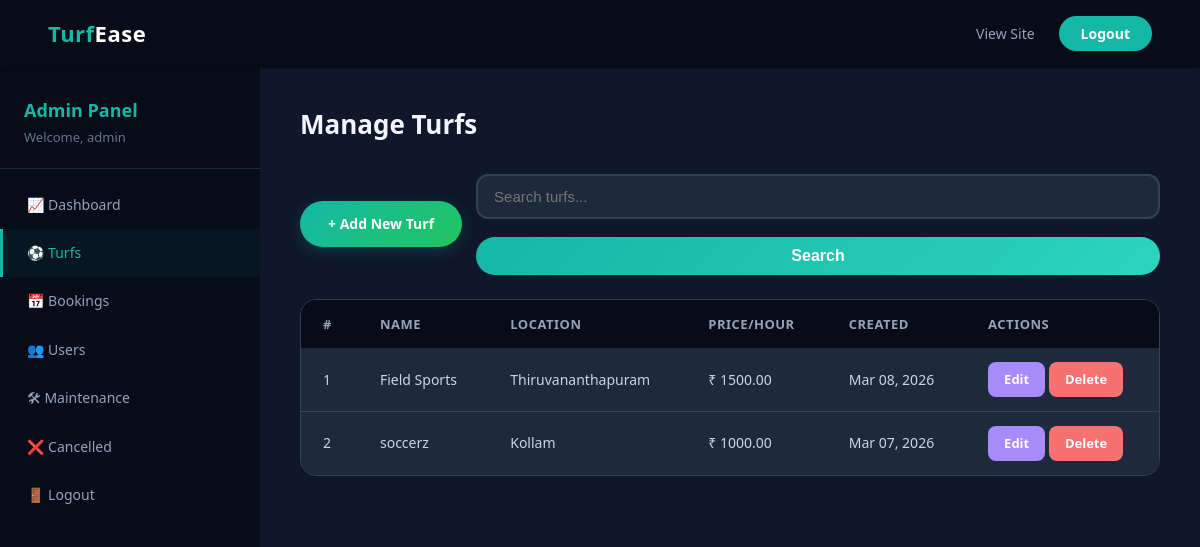
/admin-dashboard/turfs/ (signed in), run on the app's committed database.
### turfs/models.py (models this page shows, shortened)
class Turf(models.Model):
    name = models.CharField(max_length=200)
    location = models.CharField(max_length=300)
    description = models.TextField()
    price_per_hour = models.DecimalField(max_digits=10, decimal_places=2)
    price_5a_side = models.DecimalField(max_digits=10, decimal_places=2, default=0, help_text='Additional fixed price for 5-a-side teams')
    price_7a_side = models.DecimalField(max_digits=10, decimal_places=2, default=0, help_text='Additional fixed price for 7-a-side teams')
    price_11a_side = models.DecimalField(max_digits=10, decimal_places=2, default=0, help_text='Additional fixed price for 11-a-side teams')
    image = models.ImageField(upload_to='turf_images/', blank=True, null=True)
    created_at = models.DateTimeField(auto_now_add=True)

### dashboard/views.py (the view)
# urls.py: path('turfs/', views.dashboard_turfs, name='dashboard_turfs'),
@login_required(login_url='admin_login')
@user_passes_test(is_admin, login_url='admin_login')
def dashboard_turfs(request):
    turfs = Turf.objects.all().order_by('-created_at')
    search = request.GET.get('q', '')
    if search:
        from django.db.models import Q
        turfs = turfs.filter(
            Q(name__icontains=search) | Q(location__icontains=search)
        )
    paginator = Paginator(turfs, 12)
    page_obj = paginator.get_page(request.GET.get('page'))
    return render(request, 'dashboard/dashboard_turfs.html', {
        'page_obj': page_obj,
        'search': search,
    })

### bookings/context_processors.py (called while the page is built)
def unread_notifications(request):
    if request.user.is_authenticated and not request.user.is_staff:
        count = Notification.objects.filter(user=request.user, is_read=False).count()
        return {'unread_notification_count': count}
    return {'unread_notification_count': 0}

### dashboard/views.py (called while the page is built)
def is_admin(user):
    return user.is_staff

### templates/dashboard/dashboard_turfs.html (shortened to what this page needs)
{% extends 'dashboard/base_dashboard.html' %}
{% block dashboard_content %}
<h1>Manage Turfs</h1>
<div style="display:flex; gap:14px; align-items:center; flex-wrap:wrap; margin-bottom:24px;">
    <a href="{% url 'add_turf' %}" class="btn-add" style="margin-bottom:0;">&#43; Add New Turf</a>
    <form method="get" class="search-bar" style="margin-bottom:0; flex:1;">
        <input type="text" name="q" class="form-control" placeholder="Search turfs..." value="{{ search }}">
        <button type="submit" class="btn-submit" style="padding:10px 22px;">Search</button>
    </form>
</div>
{% if page_obj %}
    <div class="table-container">
        <table>
            <thead>
                <tr>
                    <th>#</th>
                    <th>Name</th>
                    <th>Location</th>
                    <th>Price/Hour</th>
                    <th>Created</th>
                    <th>Actions</th>
                </tr>
            </thead>
            <tbody>
                {% for turf in page_obj %}
                    <tr>
                        <td>{{ forloop.counter }}</td>
                        <td>{{ turf.name }}</td>
                        <td>{{ turf.location }}</td>
                        <td>&#8377; {{ turf.price_per_hour }}</td>
                        <td>{{ turf.created_at|date:"M d, Y" }}</td>
                        <td>
                            <a href="{% url 'edit_turf' turf.pk %}" class="btn-action btn-edit">Edit</a>
                            <a href="{% url 'delete_turf' turf.pk %}" class="btn-action btn-delete">Delete</a>
                        </td>
                    </tr>
                {% endfor %}
            </tbody>
        </table>
    </div>
{% endif %}
{% endblock %}

### templates/dashboard/base_dashboard.html (shortened to what this page needs)
{% load static %}
<!DOCTYPE html>
<html lang="en">
<head>
    <link rel="stylesheet" href="{% static 'css/style.css' %}">
</head>
<body class="theme-dark">
    <nav class="navbar">
        <a href="{% url 'home' %}" class="logo">Turf<span>Ease</span></a>
        <ul class="nav-links">
            <li><a href="{% url 'home' %}">View Site</a></li>
            <li><a href="{% url 'logout' %}" class="btn-nav">Logout</a></li>
        </ul>
    </nav>
    <div class="dashboard-layout">
        <aside class="sidebar">
            <div class="sidebar-header">
                <h2>Admin Panel</h2>
                <p>Welcome, {{ user.username }}</p>
            </div>
            <nav>
                <a href="{% url 'dashboard_home' %}" class="{% if request.resolver_match.url_name == 'dashboard_home' %}active{% endif %}">
                    &#128200; Dashboard
                </a>
                <a href="{% url 'dashboard_turfs' %}" class="{% if 'turf' in request.resolver_match.url_name %}active{% endif %}">
                    &#9917; Turfs
                </a>
                <a href="{% url 'dashboard_bookings' %}" class="{% if request.resolver_match.url_name == 'dashboard_bookings' %}active{% endif %}">
                    &#128197; Bookings
                </a>
                <a href="{% url 'dashboard_users' %}" class="{% if request.resolver_match.url_name == 'dashboard_users' %}active{% endif %}">
                    &#128101; Users
                </a>
                <a href="{% url 'dashboard_maintenance' %}" class="{% if 'maintenance' in request.resolver_match.url_name %}active{% endif %}">
                    &#128736; Maintenance
                </a>
                <a href="{% url 'dashboard_cancelled' %}" class="{% if request.resolver_match.url_name == 'dashboard_cancelled' %}active{% endif %}">
                    &#10060; Cancelled
                </a>
                <a href="{% url 'logout' %}">
                    &#128682; Logout
                </a>
            </nav>
        </aside>
        <main class="dashboard-main">
            {% block dashboard_content %}{% endblock %}
        </main>
    </div>
</body>
</html>

### data on the page
Turf: name "Field Sports", location "Thiruvananthapuram", price_per_hour "1500.00", created_at "Mar 08, 2026"
Turf: name "soccerz", location "Kollam", price_per_hour "1000.00", created_at "Mar 07, 2026"

### other printed values
{{ user.username }} "admin"
